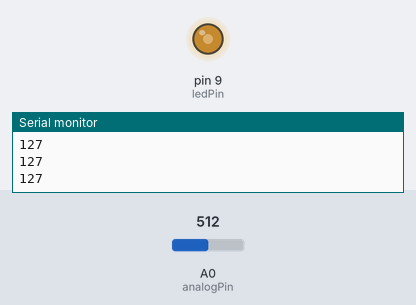
The sketch below on a simulated Arduino Uno, built with avr-gcc and run on an emulated ATmega328P. Parts: output pins drawn as LEDs (lit = HIGH), the last lines printed to the serial monitor. The inputs (shaded band) are chosen by the test bench; at power-on: A0 (analogPin) = 512.

Above: at 1.2 s.
1.3 s: A0 (analogPin) set to 716
At 2.5 s:
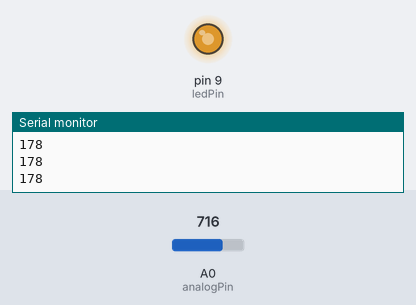
2.8 s: A0 (analogPin) set to 900
At 3.8 s:
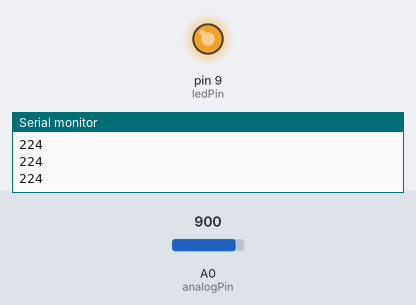
4.3 s: A0 (analogPin) set to 122
At 4.8 s:
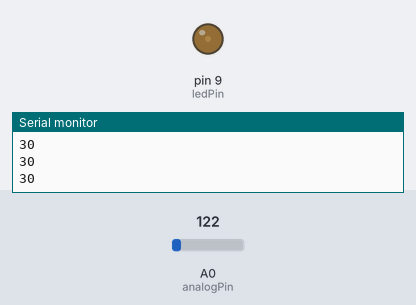
5.8 s: A0 (analogPin) set to 0
At 7.0 s:
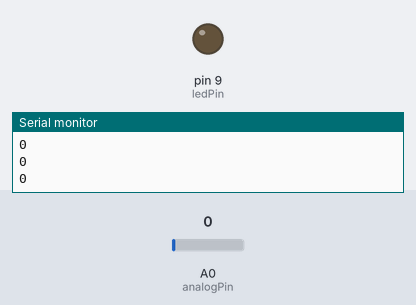
7.3 s: A0 (analogPin) set to 511
At 8.3 s:
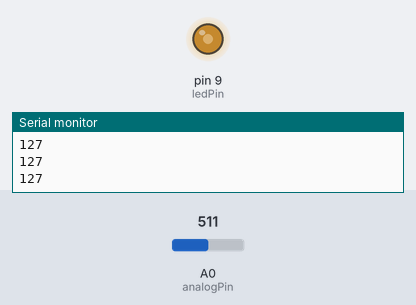
Timing chart, 0 to 9.8 s (numbered marks = the images above; inputs shaded):
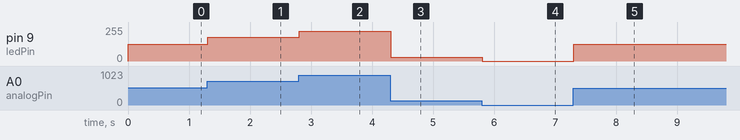

The sketch:

Photo_LED.ino
```cpp
int analogPin = A0;
int ledPin = 9;

int val = 0;

void setup() {
  Serial.begin(9600);
}

void loop() {
  val = analogRead(analogPin);
  val = map(val, 0, 1023, 0, 255);
  Serial.println(val);
  analogWrite(ledPin, val);
}
```

Measured:
- after the input at 1.3 s, pin 9 (ledPin): 127/255 → 178/255 at once
- after the input at 2.8 s, pin 9 (ledPin): 178/255 → 224/255 at once
- after the input at 4.3 s, pin 9 (ledPin): 224/255 → 30/255 at once
- after the input at 5.8 s, pin 9 (ledPin): 30/255 → 0/255 at once
- after the input at 7.3 s, pin 9 (ledPin): 0/255 → 127/255 at once
